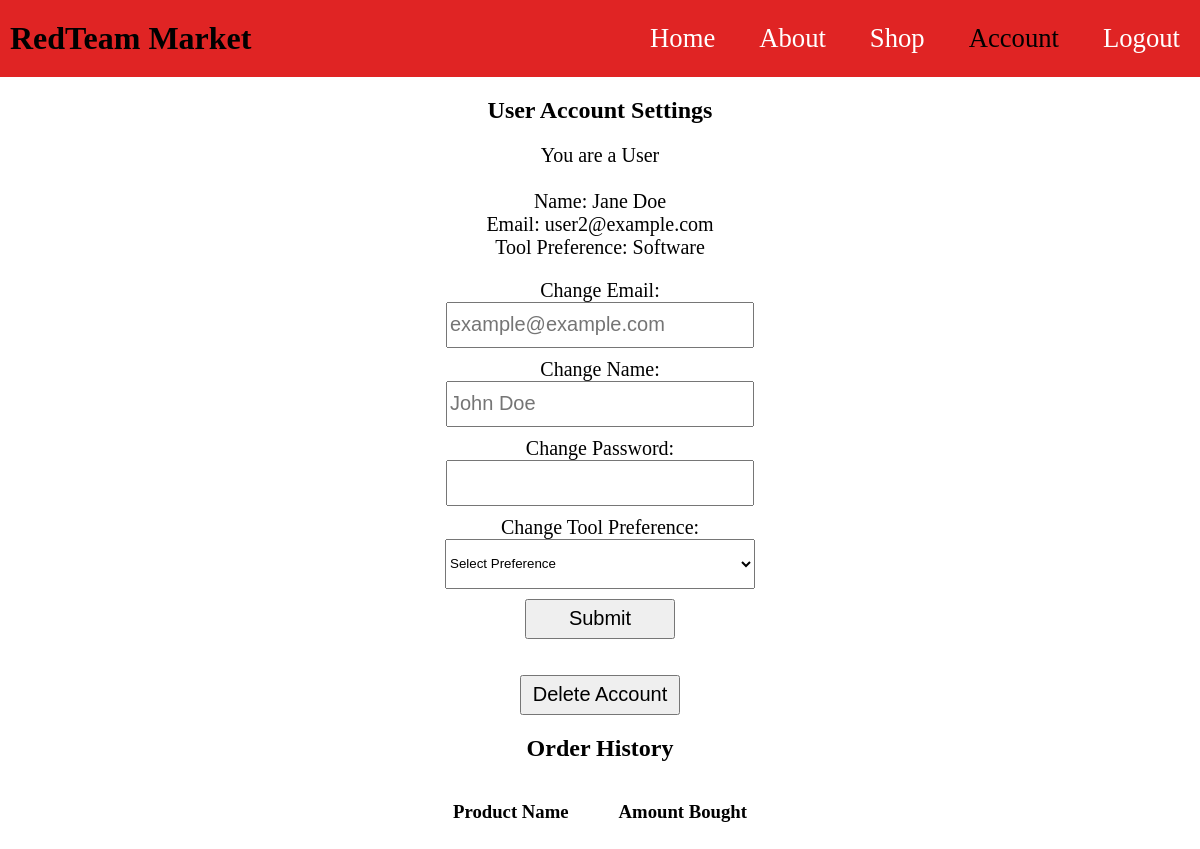
Page /user_account.php (signed in) on the committed database.
### tables this page shows
CREATE TABLE `users` (
  `UserID` int(11) NOT NULL,
  `AccountType` int(11) DEFAULT NULL,
  `Name` char(30) NOT NULL,
  `email` char(30) NOT NULL,
  `password` char(150) NOT NULL,
  `ToolPreferenceNO` int(11) DEFAULT NULL
);

CREATE TABLE `tool_categories` (
  `CategoryNumber` int(11) NOT NULL,
  `CategoryName` char(20) NOT NULL
);

### user_account.php (the view, shortened to what this page needs)
<!DOCTYPE html>
<html lang="en">
<head>
	<link rel="stylesheet" href="styles.css">
</head>
<body>
	<div class="titlebar">
		<h1>RedTeam Market</h1>
		<div class="nav">
			<ul>
				<li><a href="index.php">Home</a></li>
				<li><a href="about.php">About</a></li>
				<li><a href="shop.php">Shop</a></li>
				<li>Account</li>
				<li><a href="logout.php">Logout</a></li>
			</ul>
		</div>
	</div>
	<h2 class="bodytitle">User Account Settings</h2>
	<div class="body">
		<p>
			<?php
				$id = $_SESSION['id'];
				$sql = "SELECT * FROM users WHERE UserID='$id';";
				$r = mysqli_query($connect, $sql);
				if(mysqli_num_rows($r) == 1) {
					$row = mysqli_fetch_array($r);
					if ($row['AccountType'] == 2) {
						echo '<a href="admin_control.php">Admin Control Panel</a>';
					}
					else {
						echo "<p>You are a User</a>";
					}
					echo '<br><br>';
					$name = $row['Name'];
					$email = $row['email'];
					$preference = $row['ToolPreferenceNO'];
					echo "Name: $name";
					echo '<br>';
					echo "Email: $email";
					echo "<br>";
					$sql2 = "SELECT CategoryName FROM tool_categories WHERE CategoryNumber=$preference";
					$r2 = mysqli_query($connect, $sql2);
					if(mysqli_num_rows($r2) == 1) {
						$row2 = mysqli_fetch_array($r2);
						$prefName = $row2['CategoryName'];
						echo "Tool Preference: $prefName";
					}
				}
			?>
		</p>
		<p>
			<form action="update.php" method="post">
				<label for="email">Change Email:</label>
			<br>
			<input class="textbox" type="text" name="email" placeholder="example@example.com">
			<br>
			<label for="name">Change Name:</label>
			<br>
			<input class="textbox" type="text" name="name" placeholder="John Doe">
			<br>
			<label for="password">Change Password:</label>
			<br>
			<input class="textbox" type="password" name="password">
			<br>
			<label for="tool_preference">Change Tool Preference:</label>
			<br>
			<select name="tool_preference" id="preference">
				<option value="0">Select Preference</option>
			</select>
			<br>
			<input class="submit" type="submit" value="Submit">
			</form>
			<br>
			<br>
			<form action="deleteAccount.php" method="post">
				<?php
					$usrID = $_SESSION['id'];
					echo "<button class='deleteUserAcc' name='delete' type='submit' value='$usrID'>Delete Account</button>";
				?>
			</form>
		</p>
		<p>
			<h2>Order History</h2>
			<div class="order">
				<h3>Product Name</h3>
				<h3>Amount Bought</h3>
			</div>
		</p>
	</div>
</body>
</html>

### styles.css (style rules this page uses)
body { margin: 0; padding: 0; font-family: times; }
.titlebar { background: #e02424; width: 100%; margin: 0; padding: 0; display: flex; align-items: center; justify-content: space-between; }
.titlebar h1 { margin: 20px 0 20px 10px; }
.nav ul { margin: 0; }
.nav ul li { list-style: none; display: inline-block; margin: 0 20px; position: relative; font-size: 20pt; }
.nav ul li a { color: white; text-decoration: none; }
.body { margin: 0; padding: 0; text-align: center; }
.bodytitle { text-align: center; }
.textbox { width: 300px; height: 40px; margin: 0 0 10px 0; font-size: 15pt; }
.submit { width: 150px; height: 40px; margin: 0; font-size: 15pt; }
form select { margin: 0 0 10px 0; width: 310px; height: 50px; }
.body p { font-size: 15pt; }
label { font-size: 15pt; }
.order { display: flex; flex-direction: row; flex-wrap: nowrap; justify-content: center; align-items: center; align-content: center; gap: 50px; }
.deleteUserAcc { width: 160px; height: 40px; font-size: 15pt; }

### rows in the picture
users: Name "Jane Doe", email "user2@example.com"
tool_categories: CategoryName "Software"
